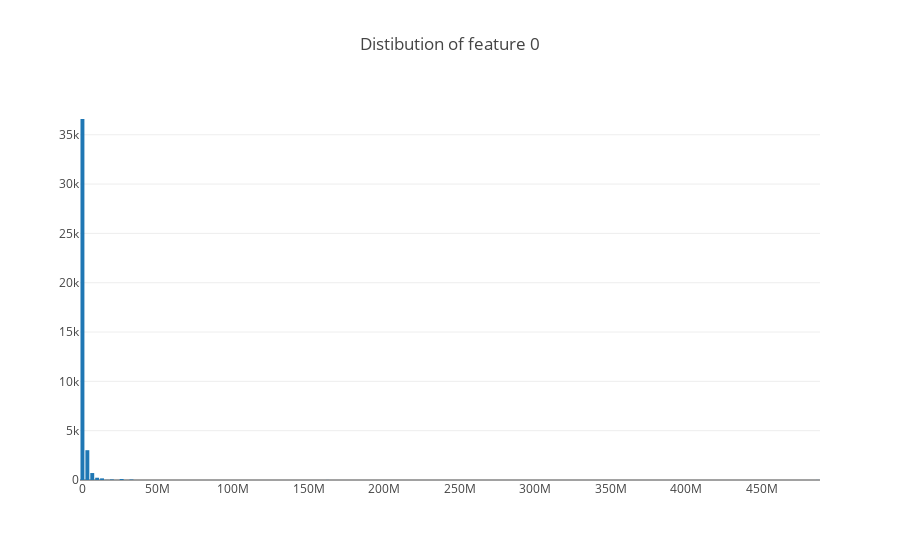
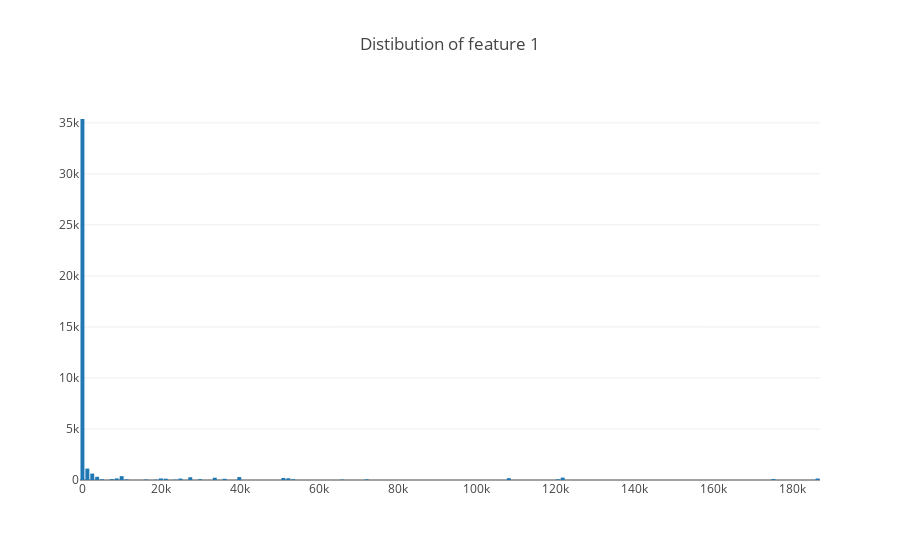
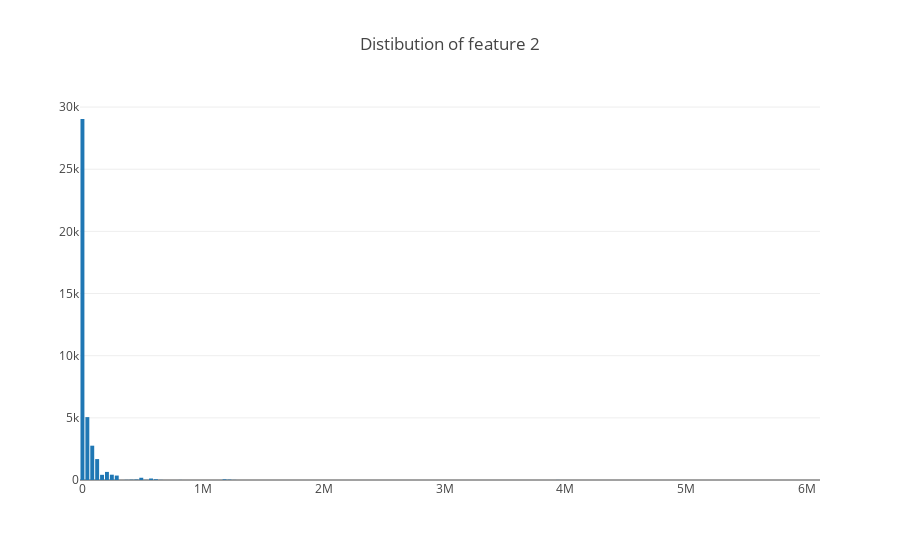
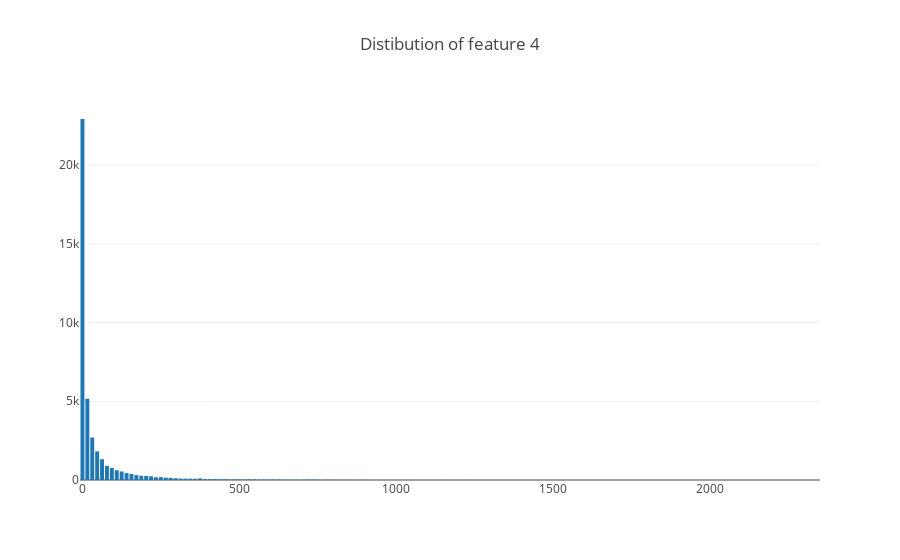

The notebook cell saved with these charts, in order:
### Code cell
features_of_type("quantitative").foreach( x => plot_vector_distribution(data_XY(::,x), x) )

### Figure 1 — Plotly figure (JSON) as saved in the notebook; plotly's stock layout.template omitted (floating-point values rounded to 4 significant figures; data arrays with more than 128 entries replaced by an {"elided": "..."} marker saying what was removed)
{"data": [{"type": "bar", "x": {"elided": "151 float values"}, "y": {"elided": "151 int values"}}], "layout": {"title": "Distibution of feature 0"}}

### Figure 2 — Plotly figure (JSON) as saved in the notebook; plotly's stock layout.template omitted (floating-point values rounded to 4 significant figures; data arrays with more than 128 entries replaced by an {"elided": "..."} marker saying what was removed)
{"data": [{"type": "bar", "x": {"elided": "151 float values"}, "y": {"elided": "151 int values"}}], "layout": {"title": "Distibution of feature 1"}}

### Figure 3 — Plotly figure (JSON) as saved in the notebook; plotly's stock layout.template omitted (floating-point values rounded to 4 significant figures; data arrays with more than 128 entries replaced by an {"elided": "..."} marker saying what was removed)
{"data": [{"type": "bar", "x": {"elided": "151 float values"}, "y": {"elided": "151 int values"}}], "layout": {"title": "Distibution of feature 2"}}

### Figure 4 — Plotly figure (JSON) as saved in the notebook; plotly's stock layout.template omitted (floating-point values rounded to 4 significant figures; data arrays with more than 128 entries replaced by an {"elided": "..."} marker saying what was removed)
{"data": [{"type": "bar", "x": {"elided": "151 float values"}, "y": {"elided": "151 int values"}}], "layout": {"title": "Distibution of feature 4"}}
